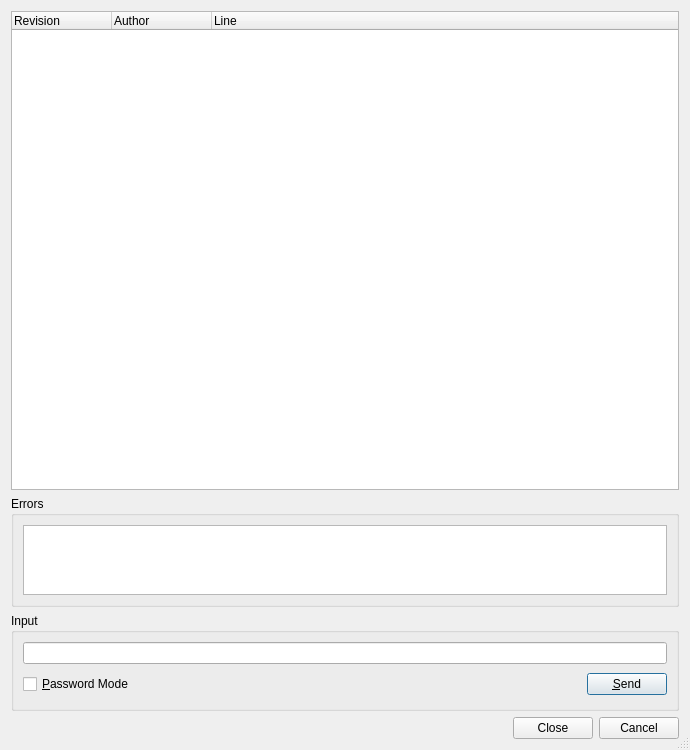
<ui version="4.0" >
 <class>SvnBlameDialog</class>
 <widget class="QDialog" name="SvnBlameDialog" >
  <property name="geometry" >
   <rect>
    <x>0</x>
    <y>0</y>
    <width>690</width>
    <height>750</height>
   </rect>
  </property>
  <property name="windowTitle" >
   <string>Subversion Blame</string>
  </property>
  <property name="sizeGripEnabled" >
   <bool>true</bool>
  </property>
  <layout class="QVBoxLayout" >
   <item>
    <widget class="QTreeWidget" name="blameList" >
     <property name="sizePolicy" >
      <sizepolicy vsizetype="Expanding" hsizetype="Expanding" >
       <horstretch>0</horstretch>
       <verstretch>6</verstretch>
      </sizepolicy>
     </property>
     <property name="alternatingRowColors" >
      <bool>true</bool>
     </property>
     <property name="selectionMode" >
      <enum>QAbstractItemView::NoSelection</enum>
     </property>
     <property name="rootIsDecorated" >
      <bool>false</bool>
     </property>
     <property name="itemsExpandable" >
      <bool>false</bool>
     </property>
     <column>
      <property name="text" >
       <string>Revision</string>
      </property>
     </column>
     <column>
      <property name="text" >
       <string>Author</string>
      </property>
     </column>
     <column>
      <property name="text" >
       <string>Line</string>
      </property>
     </column>
    </widget>
   </item>
   <item>
    <widget class="QGroupBox" name="errorGroup" >
     <property name="sizePolicy" >
      <sizepolicy vsizetype="Expanding" hsizetype="Preferred" >
       <horstretch>0</horstretch>
       <verstretch>1</verstretch>
      </sizepolicy>
     </property>
     <property name="title" >
      <string>Errors</string>
     </property>
     <layout class="QVBoxLayout" >
      <item>
       <widget class="QTextEdit" name="errors" >
        <property name="focusPolicy" >
         <enum>Qt::NoFocus</enum>
        </property>
        <property name="readOnly" >
         <bool>true</bool>
        </property>
        <property name="acceptRichText" >
         <bool>false</bool>
        </property>
       </widget>
      </item>
     </layout>
    </widget>
   </item>
   <item>
    <widget class="QGroupBox" name="inputGroup" >
     <property name="title" >
      <string>Input</string>
     </property>
     <layout class="QGridLayout" >
      <item row="1" column="1" >
       <spacer>
        <property name="orientation" >
         <enum>Qt::Horizontal</enum>
        </property>
        <property name="sizeType" >
         <enum>QSizePolicy::Expanding</enum>
        </property>
        <property name="sizeHint" stdset="0" >
         <size>
          <width>327</width>
          <height>29</height>
         </size>
        </property>
       </spacer>
      </item>
      <item row="1" column="2" >
       <widget class="QPushButton" name="sendButton" >
        <property name="toolTip" >
         <string>Press to send the input to the subversion process</string>
        </property>
        <property name="text" >
         <string>&amp;Send</string>
        </property>
        <property name="shortcut" >
         <string>Alt+S</string>
        </property>
       </widget>
      </item>
      <item row="0" column="0" colspan="3" >
       <widget class="QLineEdit" name="input" >
        <property name="toolTip" >
         <string>Enter data to be sent to the subversion process</string>
        </property>
       </widget>
      </item>
      <item row="1" column="0" >
       <widget class="QCheckBox" name="passwordCheckBox" >
        <property name="toolTip" >
         <string>Select to switch the input field to password mode</string>
        </property>
        <property name="text" >
         <string>&amp;Password Mode</string>
        </property>
        <property name="shortcut" >
         <string>Alt+P</string>
        </property>
       </widget>
      </item>
     </layout>
    </widget>
   </item>
   <item>
    <widget class="QDialogButtonBox" name="buttonBox" >
     <property name="orientation" >
      <enum>Qt::Horizontal</enum>
     </property>
     <property name="standardButtons" >
      <set>QDialogButtonBox::Cancel|QDialogButtonBox::Close</set>
     </property>
    </widget>
   </item>
  </layout>
 </widget>
 <tabstops>
  <tabstop>blameList</tabstop>
  <tabstop>input</tabstop>
  <tabstop>passwordCheckBox</tabstop>
  <tabstop>sendButton</tabstop>
 </tabstops>
 <resources/>
 <connections/>
</ui>
